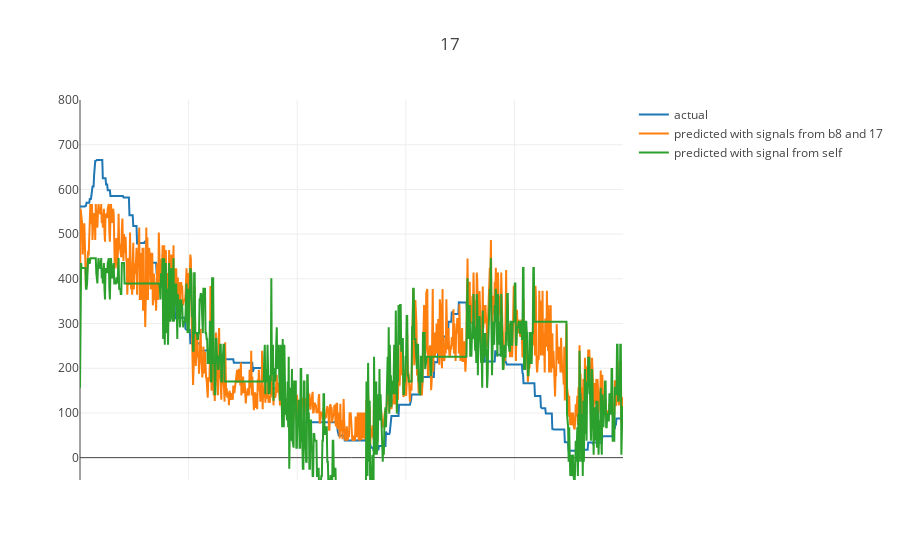
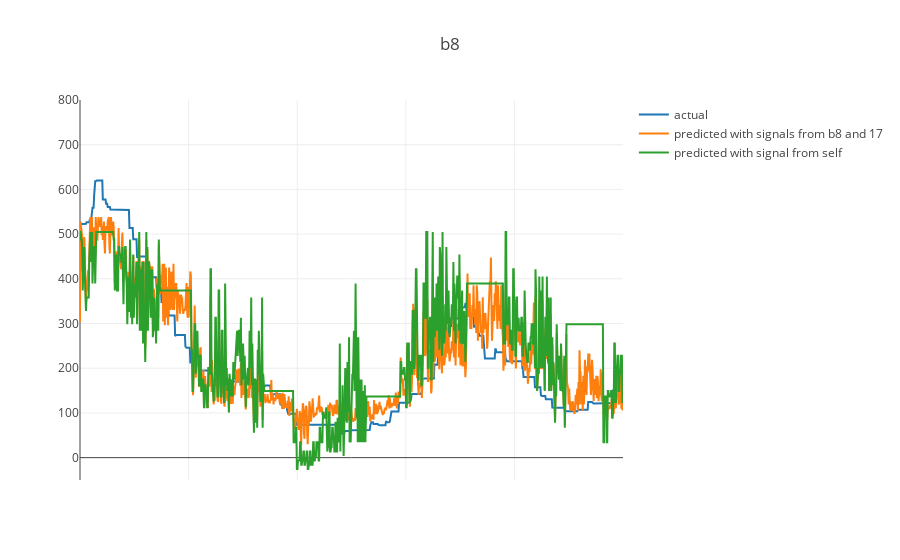

Notebook source saved alongside these figures, in order:
### Code cell
# dist = f(rssi)

def f_dist_rssi_poly2d(params):
    return polyval2d(rssi_17_b8[:, 0], rssi_17_b8[:, 1], np.reshape(params, (2, 3)))

def fun_17(params):
    return dist_from_17 - f_dist_rssi_poly2d(params)

def fun_b8(params):
    return dist_from_b8 - f_dist_rssi_poly2d(params)

x0 = np.random.normal(size=6)
# x0 = np.zeros(6)

pred_dist_from_17 = f_dist_rssi_poly2d(least_squares(fun_17, x0).x)
pred_dist_from_b8 = f_dist_rssi_poly2d(least_squares(fun_b8, x0).x)

pred_dist = np.stack([pred_dist_from_17, pred_dist_from_b8], axis=1)

pred_dist_from_17_sv = b_17.f_dist_rssi(rssi_17_b8[:, 0])
pred_dist_from_b8_sv = b_b8.f_dist_rssi(rssi_17_b8[:, 1])


def plot_dist_actual_and_predicted(actual, predicted, predicted_sv, name, start, n):
    stop = start + n
    domain = np.linspace(0, 1, n)
    
    py.iplot({
        "data": [
            go.Scatter(x=domain, y=actual[start:stop], name='actual'),
            go.Scatter(x=domain, y=predicted[start:stop], name='predicted with signals from b8 and 17'),
            go.Scatter(x=domain, y=predicted_sv[start:stop], name='predicted with signal from self')
        ],
        "layout": go.Layout(
            title=name,
            yaxis=dict(
                range=[-50, 800]
            ),
            xaxis=dict(
                showticklabels=False
            )
        )
    })


plot_dist_actual_and_predicted(dist_from_17, pred_dist_from_17, pred_dist_from_17_sv, '17', 0, 1000)
plot_dist_actual_and_predicted(dist_from_b8, pred_dist_from_b8, pred_dist_from_b8_sv, 'b8', 0, 1000)


def error(actual, predicted):
    return np.sqrt(np.sum((actual - predicted) ** 2) / actual.size)

(error(dist_from_17, pred_dist_from_17), 
 error(dist_from_17, pred_dist_from_17_sv), 
 error(dist_from_b8, pred_dist_from_b8), 
 error(dist_from_b8, pred_dist_from_b8_sv))

### Figure 1 — Plotly figure (JSON) as saved in the notebook; plotly's stock layout.template omitted (floating-point values rounded to 4 significant figures; data arrays with more than 128 entries replaced by an {"elided": "..."} marker saying what was removed)
{"data": [{"name": "actual", "type": "scatter", "x": {"elided": "1000 float values"}, "y": {"elided": "1000 float values"}}, {"name": "predicted with signals from b8 and 17", "type": "scatter", "x": {"elided": "1000 float values"}, "y": {"elided": "1000 float values"}}, {"name": "predicted with signal from self", "type": "scatter", "x": {"elided": "1000 float values"}, "y": {"elided": "1000 float values"}}], "layout": {"title": "17", "xaxis": {"showticklabels": false}, "yaxis": {"range": [-50, 800]}}}

### Figure 2 — Plotly figure (JSON) as saved in the notebook; plotly's stock layout.template omitted (floating-point values rounded to 4 significant figures; data arrays with more than 128 entries replaced by an {"elided": "..."} marker saying what was removed)
{"data": [{"name": "actual", "type": "scatter", "x": {"elided": "1000 float values"}, "y": {"elided": "1000 float values"}}, {"name": "predicted with signals from b8 and 17", "type": "scatter", "x": {"elided": "1000 float values"}, "y": {"elided": "1000 float values"}}, {"name": "predicted with signal from self", "type": "scatter", "x": {"elided": "1000 float values"}, "y": {"elided": "1000 float values"}}], "layout": {"title": "b8", "xaxis": {"showticklabels": false}, "yaxis": {"range": [-50, 800]}}}
